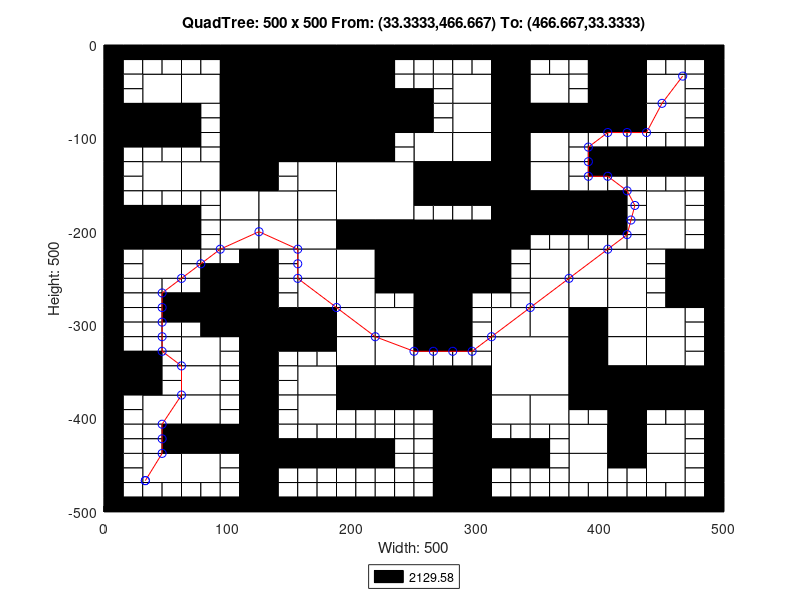

Recreate this plot in MATLAB.
axis([0 500 -500 0]);
title('QuadTree: 500 x 500 From: (33.3333,466.667) To: (466.667,33.3333)');
xlabel('Width: 500');
ylabel('Height: 500');
rectangle('Position',[125 -62.5 62.5 62.5], 'FaceColor',[0 0 0]);
rectangle('Position',[125 -125 62.5 62.5], 'FaceColor',[0 0 0]);
rectangle('Position',[187.5 -187.5 62.5 62.5], 'FaceColor',[1 1 1]);
rectangle('Position',[250 -250 62.5 62.5], 'FaceColor',[0 0 0]);
rectangle('Position',[312.5 -375 62.5 62.5], 'FaceColor',[1 1 1]);
rectangle('Position',[31.25 -62.5 31.25 31.25], 'FaceColor',[1 1 1]);
rectangle('Position',[93.75 -31.25 31.25 31.25], 'FaceColor',[0 0 0]);
rectangle('Position',[62.5 -62.5 31.25 31.25], 'FaceColor',[1 1 1]);
rectangle('Position',[93.75 -62.5 31.25 31.25], 'FaceColor',[0 0 0]);
rectangle('Position',[0 -93.75 31.25 31.25], 'FaceColor',[0 0 0]);
rectangle('Position',[31.25 -93.75 31.25 31.25], 'FaceColor',[0 0 0]);
rectangle('Position',[93.75 -93.75 31.25 31.25], 'FaceColor',[0 0 0]);
rectangle('Position',[93.75 -125 31.25 31.25], 'FaceColor',[0 0 0]);
rectangle('Position',[187.5 -31.25 31.25 31.25], 'FaceColor',[0 0 0]);
rectangle('Position',[187.5 -62.5 31.25 31.25], 'FaceColor',[0 0 0]);
rectangle('Position',[187.5 -93.75 31.25 31.25], 'FaceColor',[0 0 0]);
rectangle('Position',[218.75 -93.75 31.25 31.25], 'FaceColor',[0 0 0]);
rectangle('Position',[187.5 -125 31.25 31.25], 'FaceColor',[0 0 0]);
rectangle('Position',[31.25 -156.25 31.25 31.25], 'FaceColor',[1 1 1]);
rectangle('Position',[62.5 -156.25 31.25 31.25], 'FaceColor',[1 1 1]);
rectangle('Position',[93.75 -156.25 31.25 31.25], 'FaceColor',[0 0 0]);
rectangle('Position',[93.75 -187.5 31.25 31.25], 'FaceColor',[1 1 1]);
rectangle('Position',[0 -218.75 31.25 31.25], 'FaceColor',[0 0 0]);
rectangle('Position',[31.25 -218.75 31.25 31.25], 'FaceColor',[0 0 0]);
rectangle('Position',[31.25 -250 31.25 31.25], 'FaceColor',[1 1 1]);
rectangle('Position',[93.75 -218.75 31.25 31.25], 'FaceColor',[1 1 1]);
rectangle('Position',[156.25 -156.25 31.25 31.25], 'FaceColor',[1 1 1]);
rectangle('Position',[125 -187.5 31.25 31.25], 'FaceColor',[1 1 1]);
rectangle('Position',[156.25 -187.5 31.25 31.25], 'FaceColor',[1 1 1]);
rectangle('Position',[125 -218.75 31.25 31.25], 'FaceColor',[1 1 1]);
rectangle('Position',[156.25 -218.75 31.25 31.25], 'FaceColor',[1 1 1]);
rectangle('Position',[156.25 -250 31.25 31.25], 'FaceColor',[1 1 1]);
rectangle('Position',[187.5 -218.75 31.25 31.25], 'FaceColor',[0 0 0]);
rectangle('Position',[218.75 -218.75 31.25 31.25], 'FaceColor',[0 0 0]);
rectangle('Position',[187.5 -250 31.25 31.25], 'FaceColor',[1 1 1]);
rectangle('Position',[218.75 -250 31.25 31.25], 'FaceColor',[0 0 0]);
rectangle('Position',[281.25 -62.5 31.25 31.25], 'FaceColor',[1 1 1]);
rectangle('Position',[312.5 -31.25 31.25 31.25], 'FaceColor',[0 0 0]);
rectangle('Position',[312.5 -62.5 31.25 31.25], 'FaceColor',[0 0 0]);
rectangle('Position',[343.75 -62.5 31.25 31.25], 'FaceColor',[1 1 1]);
rectangle('Position',[281.25 -93.75 31.25 31.25], 'FaceColor',[1 1 1]);
rectangle('Position',[250 -125 31.25 31.25], 'FaceColor',[1 1 1]);
rectangle('Position',[281.25 -125 31.25 31.25], 'FaceColor',[1 1 1]);
rectangle('Position',[312.5 -93.75 31.25 31.25], 'FaceColor',[0 0 0]);
rectangle('Position',[343.75 -93.75 31.25 31.25], 'FaceColor',[0 0 0]);
rectangle('Position',[312.5 -125 31.25 31.25], 'FaceColor',[0 0 0]);
rectangle('Position',[343.75 -125 31.25 31.25], 'FaceColor',[1 1 1]);
rectangle('Position',[406.25 -31.25 31.25 31.25], 'FaceColor',[0 0 0]);
rectangle('Position',[406.25 -62.5 31.25 31.25], 'FaceColor',[0 0 0]);
rectangle('Position',[437.5 -62.5 31.25 31.25], 'FaceColor',[1 1 1]);
rectangle('Position',[375 -93.75 31.25 31.25], 'FaceColor',[0 0 0]);
rectangle('Position',[406.25 -93.75 31.25 31.25], 'FaceColor',[0 0 0]);
rectangle('Position',[437.5 -93.75 31.25 31.25], 'FaceColor',[1 1 1]);
rectangle('Position',[250 -156.25 31.25 31.25], 'FaceColor',[0 0 0]);
rectangle('Position',[281.25 -156.25 31.25 31.25], 'FaceColor',[0 0 0]);
rectangle('Position',[312.5 -156.25 31.25 31.25], 'FaceColor',[0 0 0]);
rectangle('Position',[343.75 -156.25 31.25 31.25], 'FaceColor',[1 1 1]);
rectangle('Position',[312.5 -187.5 31.25 31.25], 'FaceColor',[0 0 0]);
rectangle('Position',[343.75 -187.5 31.25 31.25], 'FaceColor',[0 0 0]);
rectangle('Position',[312.5 -218.75 31.25 31.25], 'FaceColor',[0 0 0]);
rectangle('Position',[343.75 -250 31.25 31.25], 'FaceColor',[1 1 1]);
rectangle('Position',[375 -187.5 31.25 31.25], 'FaceColor',[0 0 0]);
rectangle('Position',[437.5 -187.5 31.25 31.25], 'FaceColor',[1 1 1]);
rectangle('Position',[375 -250 31.25 31.25], 'FaceColor',[1 1 1]);
rectangle('Position',[406.25 -250 31.25 31.25], 'FaceColor',[1 1 1]);
rectangle('Position',[437.5 -218.75 31.25 31.25], 'FaceColor',[1 1 1]);
rectangle('Position',[468.75 -250 31.25 31.25], 'FaceColor',[0 0 0]);
rectangle('Position',[93.75 -281.25 31.25 31.25], 'FaceColor',[0 0 0]);
rectangle('Position',[93.75 -312.5 31.25 31.25], 'FaceColor',[0 0 0]);
rectangle('Position',[0 -375 31.25 31.25], 'FaceColor',[0 0 0]);
rectangle('Position',[62.5 -343.75 31.25 31.25], 'FaceColor',[1 1 1]);
rectangle('Position',[62.5 -375 31.25 31.25], 'FaceColor',[1 1 1]);
rectangle('Position',[156.25 -281.25 31.25 31.25], 'FaceColor',[1 1 1]);
rectangle('Position',[125 -312.5 31.25 31.25], 'FaceColor',[0 0 0]);
rectangle('Position',[156.25 -312.5 31.25 31.25], 'FaceColor',[0 0 0]);
rectangle('Position',[187.5 -281.25 31.25 31.25], 'FaceColor',[1 1 1]);
rectangle('Position',[187.5 -312.5 31.25 31.25], 'FaceColor',[1 1 1]);
rectangle('Position',[218.75 -312.5 31.25 31.25], 'FaceColor',[1 1 1]);
rectangle('Position',[156.25 -375 31.25 31.25], 'FaceColor',[1 1 1]);
rectangle('Position',[187.5 -343.75 31.25 31.25], 'FaceColor',[1 1 1]);
rectangle('Position',[218.75 -343.75 31.25 31.25], 'FaceColor',[1 1 1]);
rectangle('Position',[187.5 -375 31.25 31.25], 'FaceColor',[0 0 0]);
rectangle('Position',[218.75 -375 31.25 31.25], 'FaceColor',[0 0 0]);
rectangle('Position',[31.25 -406.25 31.25 31.25], 'FaceColor',[1 1 1]);
rectangle('Position',[62.5 -406.25 31.25 31.25], 'FaceColor',[1 1 1]);
rectangle('Position',[62.5 -437.5 31.25 31.25], 'FaceColor',[0 0 0]);
rectangle('Position',[93.75 -437.5 31.25 31.25], 'FaceColor',[0 0 0]);
rectangle('Position',[31.25 -468.75 31.25 31.25], 'FaceColor',[1 1 1]);
rectangle('Position',[62.5 -468.75 31.25 31.25], 'FaceColor',[1 1 1]);
rectangle('Position',[156.25 -406.25 31.25 31.25], 'FaceColor',[1 1 1]);
rectangle('Position',[250 -281.25 31.25 31.25], 'FaceColor',[0 0 0]);
rectangle('Position',[250 -312.5 31.25 31.25], 'FaceColor',[0 0 0]);
rectangle('Position',[343.75 -281.25 31.25 31.25], 'FaceColor',[1 1 1]);
rectangle('Position',[312.5 -312.5 31.25 31.25], 'FaceColor',[1 1 1]);
rectangle('Position',[343.75 -312.5 31.25 31.25], 'FaceColor',[1 1 1]);
rectangle('Position',[250 -375 31.25 31.25], 'FaceColor',[0 0 0]);
rectangle('Position',[281.25 -375 31.25 31.25], 'FaceColor',[0 0 0]);
rectangle('Position',[375 -281.25 31.25 31.25], 'FaceColor',[1 1 1]);
rectangle('Position',[406.25 -281.25 31.25 31.25], 'FaceColor',[1 1 1]);
rectangle('Position',[375 -312.5 31.25 31.25], 'FaceColor',[0 0 0]);
rectangle('Position',[406.25 -312.5 31.25 31.25], 'FaceColor',[1 1 1]);
rectangle('Position',[468.75 -281.25 31.25 31.25], 'FaceColor',[0 0 0]);
rectangle('Position',[437.5 -312.5 31.25 31.25], 'FaceColor',[1 1 1]);
rectangle('Position',[375 -343.75 31.25 31.25], 'FaceColor',[0 0 0]);
rectangle('Position',[406.25 -343.75 31.25 31.25], 'FaceColor',[1 1 1]);
rectangle('Position',[375 -375 31.25 31.25], 'FaceColor',[0 0 0]);
rectangle('Position',[406.25 -375 31.25 31.25], 'FaceColor',[0 0 0]);
rectangle('Position',[437.5 -343.75 31.25 31.25], 'FaceColor',[1 1 1]);
rectangle('Position',[437.5 -375 31.25 31.25], 'FaceColor',[0 0 0]);
rectangle('Position',[468.75 -375 31.25 31.25], 'FaceColor',[0 0 0]);
rectangle('Position',[281.25 -406.25 31.25 31.25], 'FaceColor',[0 0 0]);
rectangle('Position',[281.25 -437.5 31.25 31.25], 'FaceColor',[0 0 0]);
rectangle('Position',[312.5 -406.25 31.25 31.25], 'FaceColor',[1 1 1]);
rectangle('Position',[343.75 -406.25 31.25 31.25], 'FaceColor',[1 1 1]);
rectangle('Position',[281.25 -468.75 31.25 31.25], 'FaceColor',[0 0 0]);
rectangle('Position',[281.25 -500 31.25 31.25], 'FaceColor',[0 0 0]);
rectangle('Position',[406.25 -406.25 31.25 31.25], 'FaceColor',[0 0 0]);
rectangle('Position',[375 -437.5 31.25 31.25], 'FaceColor',[1 1 1]);
rectangle('Position',[406.25 -437.5 31.25 31.25], 'FaceColor',[0 0 0]);
rectangle('Position',[437.5 -437.5 31.25 31.25], 'FaceColor',[1 1 1]);
rectangle('Position',[375 -468.75 31.25 31.25], 'FaceColor',[1 1 1]);
rectangle('Position',[437.5 -468.75 31.25 31.25], 'FaceColor',[1 1 1]);
rectangle('Position',[0 -15.625 15.625 15.625], 'FaceColor',[0 0 0]);
rectangle('Position',[15.625 -15.625 15.625 15.625], 'FaceColor',[0 0 0]);
rectangle('Position',[0 -31.25 15.625 15.625], 'FaceColor',[0 0 0]);
rectangle('Position',[15.625 -31.25 15.625 15.625], 'FaceColor',[1 1 1]);
rectangle('Position',[31.25 -15.625 15.625 15.625], 'FaceColor',[0 0 0]);
rectangle('Position',[46.875 -15.625 15.625 15.625], 'FaceColor',[0 0 0]);
rectangle('Position',[31.25 -31.25 15.625 15.625], 'FaceColor',[1 1 1]);
rectangle('Position',[46.875 -31.25 15.625 15.625], 'FaceColor',[1 1 1]);
rectangle('Position',[0 -46.875 15.625 15.625], 'FaceColor',[0 0 0]);
rectangle('Position',[15.625 -46.875 15.625 15.625], 'FaceColor',[1 1 1]);
rectangle('Position',[0 -62.5 15.625 15.625], 'FaceColor',[0 0 0]);
rectangle('Position',[15.625 -62.5 15.625 15.625], 'FaceColor',[1 1 1]);
rectangle('Position',[62.5 -15.625 15.625 15.625], 'FaceColor',[0 0 0]);
rectangle('Position',[78.125 -15.625 15.625 15.625], 'FaceColor',[0 0 0]);
rectangle('Position',[62.5 -31.25 15.625 15.625], 'FaceColor',[1 1 1]);
rectangle('Position',[78.125 -31.25 15.625 15.625], 'FaceColor',[1 1 1]);
rectangle('Position',[0 -109.375 15.625 15.625], 'FaceColor',[0 0 0]);
rectangle('Position',[15.625 -109.375 15.625 15.625], 'FaceColor',[0 0 0]);
rectangle('Position',[0 -125 15.625 15.625], 'FaceColor',[0 0 0]);
rectangle('Position',[15.625 -125 15.625 15.625], 'FaceColor',[1 1 1]);
rectangle('Position',[31.25 -109.375 15.625 15.625], 'FaceColor',[0 0 0]);
rectangle('Position',[46.875 -109.375 15.625 15.625], 'FaceColor',[0 0 0]);
rectangle('Position',[31.25 -125 15.625 15.625], 'FaceColor',[1 1 1]);
rectangle('Position',[46.875 -125 15.625 15.625], 'FaceColor',[1 1 1]);
rectangle('Position',[62.5 -78.125 15.625 15.625], 'FaceColor',[0 0 0]);
rectangle('Position',[78.125 -78.125 15.625 15.625], 'FaceColor',[1 1 1]);
rectangle('Position',[62.5 -93.75 15.625 15.625], 'FaceColor',[0 0 0]);
rectangle('Position',[78.125 -93.75 15.625 15.625], 'FaceColor',[1 1 1]);
rectangle('Position',[62.5 -109.375 15.625 15.625], 'FaceColor',[0 0 0]);
rectangle('Position',[78.125 -109.375 15.625 15.625], 'FaceColor',[1 1 1]);
rectangle('Position',[62.5 -125 15.625 15.625], 'FaceColor',[1 1 1]);
rectangle('Position',[78.125 -125 15.625 15.625], 'FaceColor',[1 1 1]);
rectangle('Position',[218.75 -15.625 15.625 15.625], 'FaceColor',[0 0 0]);
rectangle('Position',[234.375 -15.625 15.625 15.625], 'FaceColor',[0 0 0]);
rectangle('Position',[218.75 -31.25 15.625 15.625], 'FaceColor',[0 0 0]);
rectangle('Position',[234.375 -31.25 15.625 15.625], 'FaceColor',[1 1 1]);
rectangle('Position',[218.75 -46.875 15.625 15.625], 'FaceColor',[0 0 0]);
rectangle('Position',[234.375 -46.875 15.625 15.625], 'FaceColor',[1 1 1]);
rectangle('Position',[218.75 -62.5 15.625 15.625], 'FaceColor',[0 0 0]);
rectangle('Position',[234.375 -62.5 15.625 15.625], 'FaceColor',[0 0 0]);
rectangle('Position',[218.75 -109.375 15.625 15.625], 'FaceColor',[0 0 0]);
rectangle('Position',[234.375 -109.375 15.625 15.625], 'FaceColor',[1 1 1]);
rectangle('Position',[218.75 -125 15.625 15.625], 'FaceColor',[0 0 0]);
rectangle('Position',[234.375 -125 15.625 15.625], 'FaceColor',[1 1 1]);
rectangle('Position',[0 -140.625 15.625 15.625], 'FaceColor',[0 0 0]);
rectangle('Position',[15.625 -140.625 15.625 15.625], 'FaceColor',[1 1 1]);
rectangle('Position',[0 -156.25 15.625 15.625], 'FaceColor',[0 0 0]);
rectangle('Position',[15.625 -156.25 15.625 15.625], 'FaceColor',[1 1 1]);
rectangle('Position',[0 -171.875 15.625 15.625], 'FaceColor',[0 0 0]);
rectangle('Position',[15.625 -171.875 15.625 15.625], 'FaceColor',[1 1 1]);
rectangle('Position',[0 -187.5 15.625 15.625], 'FaceColor',[0 0 0]);
rectangle('Position',[15.625 -187.5 15.625 15.625], 'FaceColor',[0 0 0]);
rectangle('Position',[31.25 -171.875 15.625 15.625], 'FaceColor',[1 1 1]);
rectangle('Position',[46.875 -171.875 15.625 15.625], 'FaceColor',[1 1 1]);
rectangle('Position',[31.25 -187.5 15.625 15.625], 'FaceColor',[0 0 0]);
rectangle('Position',[46.875 -187.5 15.625 15.625], 'FaceColor',[0 0 0]);
rectangle('Position',[62.5 -171.875 15.625 15.625], 'FaceColor',[1 1 1]);
rectangle('Position',[78.125 -171.875 15.625 15.625], 'FaceColor',[1 1 1]);
rectangle('Position',[62.5 -187.5 15.625 15.625], 'FaceColor',[0 0 0]);
rectangle('Position',[78.125 -187.5 15.625 15.625], 'FaceColor',[1 1 1]);
rectangle('Position',[0 -234.375 15.625 15.625], 'FaceColor',[0 0 0]);
rectangle('Position',[15.625 -234.375 15.625 15.625], 'FaceColor',[1 1 1]);
rectangle('Position',[0 -250 15.625 15.625], 'FaceColor',[0 0 0]);
rectangle('Position',[15.625 -250 15.625 15.625], 'FaceColor',[1 1 1]);
rectangle('Position',[62.5 -203.125 15.625 15.625], 'FaceColor',[0 0 0]);
rectangle('Position',[78.125 -203.125 15.625 15.625], 'FaceColor',[1 1 1]);
rectangle('Position',[62.5 -218.75 15.625 15.625], 'FaceColor',[0 0 0]);
rectangle('Position',[78.125 -218.75 15.625 15.625], 'FaceColor',[1 1 1]);
rectangle('Position',[62.5 -234.375 15.625 15.625], 'FaceColor',[1 1 1]);
rectangle('Position',[78.125 -234.375 15.625 15.625], 'FaceColor',[1 1 1]);
rectangle('Position',[62.5 -250 15.625 15.625], 'FaceColor',[1 1 1]);
rectangle('Position',[78.125 -250 15.625 15.625], 'FaceColor',[0 0 0]);
rectangle('Position',[93.75 -234.375 15.625 15.625], 'FaceColor',[1 1 1]);
rectangle('Position',[109.375 -234.375 15.625 15.625], 'FaceColor',[0 0 0]);
rectangle('Position',[93.75 -250 15.625 15.625], 'FaceColor',[0 0 0]);
rectangle('Position',[109.375 -250 15.625 15.625], 'FaceColor',[0 0 0]);
rectangle('Position',[125 -140.625 15.625 15.625], 'FaceColor',[0 0 0]);
rectangle('Position',[140.625 -140.625 15.625 15.625], 'FaceColor',[1 1 1]);
rectangle('Position',[125 -156.25 15.625 15.625], 'FaceColor',[0 0 0]);
rectangle('Position',[140.625 -156.25 15.625 15.625], 'FaceColor',[1 1 1]);
rectangle('Position',[125 -234.375 15.625 15.625], 'FaceColor',[0 0 0]);
rectangle('Position',[140.625 -234.375 15.625 15.625], 'FaceColor',[1 1 1]);
rectangle('Position',[125 -250 15.625 15.625], 'FaceColor',[0 0 0]);
rectangle('Position',[140.625 -250 15.625 15.625], 'FaceColor',[1 1 1]);
rectangle('Position',[250 -15.625 15.625 15.625], 'FaceColor',[0 0 0]);
rectangle('Position',[265.625 -15.625 15.625 15.625], 'FaceColor',[0 0 0]);
rectangle('Position',[250 -31.25 15.625 15.625], 'FaceColor',[1 1 1]);
rectangle('Position',[265.625 -31.25 15.625 15.625], 'FaceColor',[1 1 1]);
rectangle('Position',[281.25 -15.625 15.625 15.625], 'FaceColor',[0 0 0]);
rectangle('Position',[296.875 -15.625 15.625 15.625], 'FaceColor',[0 0 0]);
rectangle('Position',[281.25 -31.25 15.625 15.625], 'FaceColor',[1 1 1]);
rectangle('Position',[296.875 -31.25 15.625 15.625], 'FaceColor',[1 1 1]);
rectangle('Position',[250 -46.875 15.625 15.625], 'FaceColor',[1 1 1]);
rectangle('Position',[265.625 -46.875 15.625 15.625], 'FaceColor',[1 1 1]);
rectangle('Position',[250 -62.5 15.625 15.625], 'FaceColor',[0 0 0]);
rectangle('Position',[265.625 -62.5 15.625 15.625], 'FaceColor',[1 1 1]);
rectangle('Position',[343.75 -15.625 15.625 15.625], 'FaceColor',[0 0 0]);
rectangle('Position',[359.375 -15.625 15.625 15.625], 'FaceColor',[0 0 0]);
rectangle('Position',[343.75 -31.25 15.625 15.625], 'FaceColor',[1 1 1]);
rectangle('Position',[359.375 -31.25 15.625 15.625], 'FaceColor',[1 1 1]);
rectangle('Position',[250 -78.125 15.625 15.625], 'FaceColor',[0 0 0]);
rectangle('Position',[265.625 -78.125 15.625 15.625], 'FaceColor',[1 1 1]);
rectangle('Position',[250 -93.75 15.625 15.625], 'FaceColor',[0 0 0]);
rectangle('Position',[265.625 -93.75 15.625 15.625], 'FaceColor',[1 1 1]);
rectangle('Position',[375 -15.625 15.625 15.625], 'FaceColor',[0 0 0]);
rectangle('Position',[390.625 -15.625 15.625 15.625], 'FaceColor',[0 0 0]);
rectangle('Position',[375 -31.25 15.625 15.625], 'FaceColor',[1 1 1]);
rectangle('Position',[390.625 -31.25 15.625 15.625], 'FaceColor',[0 0 0]);
rectangle('Position',[375 -46.875 15.625 15.625], 'FaceColor',[1 1 1]);
rectangle('Position',[390.625 -46.875 15.625 15.625], 'FaceColor',[0 0 0]);
rectangle('Position',[375 -62.5 15.625 15.625], 'FaceColor',[1 1 1]);
rectangle('Position',[390.625 -62.5 15.625 15.625], 'FaceColor',[0 0 0]);
rectangle('Position',[437.5 -15.625 15.625 15.625], 'FaceColor',[0 0 0]);
rectangle('Position',[453.125 -15.625 15.625 15.625], 'FaceColor',[0 0 0]);
rectangle('Position',[437.5 -31.25 15.625 15.625], 'FaceColor',[1 1 1]);
rectangle('Position',[453.125 -31.25 15.625 15.625], 'FaceColor',[1 1 1]);
rectangle('Position',[468.75 -15.625 15.625 15.625], 'FaceColor',[0 0 0]);
rectangle('Position',[484.375 -15.625 15.625 15.625], 'FaceColor',[0 0 0]);
rectangle('Position',[468.75 -31.25 15.625 15.625], 'FaceColor',[1 1 1]);
rectangle('Position',[484.375 -31.25 15.625 15.625], 'FaceColor',[0 0 0]);
rectangle('Position',[468.75 -46.875 15.625 15.625], 'FaceColor',[1 1 1]);
rectangle('Position',[484.375 -46.875 15.625 15.625], 'FaceColor',[0 0 0]);
rectangle('Position',[468.75 -62.5 15.625 15.625], 'FaceColor',[1 1 1]);
rectangle('Position',[484.375 -62.5 15.625 15.625], 'FaceColor',[0 0 0]);
rectangle('Position',[375 -109.375 15.625 15.625], 'FaceColor',[1 1 1]);
rectangle('Position',[390.625 -109.375 15.625 15.625], 'FaceColor',[1 1 1]);
rectangle('Position',[375 -125 15.625 15.625], 'FaceColor',[1 1 1]);
rectangle('Position',[390.625 -125 15.625 15.625], 'FaceColor',[0 0 0]);
rectangle('Position',[406.25 -109.375 15.625 15.625], 'FaceColor',[1 1 1]);
rectangle('Position',[421.875 -109.375 15.625 15.625], 'FaceColor',[1 1 1]);
rectangle('Position',[406.25 -125 15.625 15.625], 'FaceColor',[0 0 0]);
rectangle('Position',[421.875 -125 15.625 15.625], 'FaceColor',[0 0 0]);
rectangle('Position',[468.75 -78.125 15.625 15.625], 'FaceColor',[1 1 1]);
rectangle('Position',[484.375 -78.125 15.625 15.625], 'FaceColor',[0 0 0]);
rectangle('Position',[468.75 -93.75 15.625 15.625], 'FaceColor',[1 1 1]);
rectangle('Position',[484.375 -93.75 15.625 15.625], 'FaceColor',[0 0 0]);
rectangle('Position',[437.5 -109.375 15.625 15.625], 'FaceColor',[1 1 1]);
rectangle('Position',[453.125 -109.375 15.625 15.625], 'FaceColor',[1 1 1]);
rectangle('Position',[437.5 -125 15.625 15.625], 'FaceColor',[0 0 0]);
rectangle('Position',[453.125 -125 15.625 15.625], 'FaceColor',[0 0 0]);
rectangle('Position',[468.75 -109.375 15.625 15.625], 'FaceColor',[1 1 1]);
rectangle('Position',[484.375 -109.375 15.625 15.625], 'FaceColor',[0 0 0]);
rectangle('Position',[468.75 -125 15.625 15.625], 'FaceColor',[0 0 0]);
rectangle('Position',[484.375 -125 15.625 15.625], 'FaceColor',[0 0 0]);
rectangle('Position',[250 -171.875 15.625 15.625], 'FaceColor',[0 0 0]);
rectangle('Position',[265.625 -171.875 15.625 15.625], 'FaceColor',[0 0 0]);
rectangle('Position',[250 -187.5 15.625 15.625], 'FaceColor',[1 1 1]);
rectangle('Position',[265.625 -187.5 15.625 15.625], 'FaceColor',[1 1 1]);
rectangle('Position',[281.25 -171.875 15.625 15.625], 'FaceColor',[0 0 0]);
rectangle('Position',[296.875 -171.875 15.625 15.625], 'FaceColor',[0 0 0]);
rectangle('Position',[281.25 -187.5 15.625 15.625], 'FaceColor',[1 1 1]);
rectangle('Position',[296.875 -187.5 15.625 15.625], 'FaceColor',[1 1 1]);
rectangle('Position',[343.75 -203.125 15.625 15.625], 'FaceColor',[0 0 0]);
rectangle('Position',[359.375 -203.125 15.625 15.625], 'FaceColor',[0 0 0]);
rectangle('Position',[343.75 -218.75 15.625 15.625], 'FaceColor',[1 1 1]);
rectangle('Position',[359.375 -218.75 15.625 15.625], 'FaceColor',[1 1 1]);
rectangle('Position',[312.5 -234.375 15.625 15.625], 'FaceColor',[0 0 0]);
rectangle('Position',[328.125 -234.375 15.625 15.625], 'FaceColor',[1 1 1]);
rectangle('Position',[312.5 -250 15.625 15.625], 'FaceColor',[0 0 0]);
rectangle('Position',[328.125 -250 15.625 15.625], 'FaceColor',[1 1 1]);
rectangle('Position',[375 -140.625 15.625 15.625], 'FaceColor',[1 1 1]);
rectangle('Position',[390.625 -140.625 15.625 15.625], 'FaceColor',[0 0 0]);
rectangle('Position',[375 -156.25 15.625 15.625], 'FaceColor',[1 1 1]);
rectangle('Position',[390.625 -156.25 15.625 15.625], 'FaceColor',[1 1 1]);
rectangle('Position',[406.25 -140.625 15.625 15.625], 'FaceColor',[0 0 0]);
rectangle('Position',[421.875 -140.625 15.625 15.625], 'FaceColor',[0 0 0]);
rectangle('Position',[406.25 -156.25 15.625 15.625], 'FaceColor',[1 1 1]);
rectangle('Position',[421.875 -156.25 15.625 15.625], 'FaceColor',[1 1 1]);
rectangle('Position',[406.25 -171.875 15.625 15.625], 'FaceColor',[0 0 0]);
rectangle('Position',[421.875 -171.875 15.625 15.625], 'FaceColor',[1 1 1]);
rectangle('Position',[406.25 -187.5 15.625 15.625], 'FaceColor',[0 0 0]);
rectangle('Position',[421.875 -187.5 15.625 15.625], 'FaceColor',[1 1 1]);
rectangle('Position',[437.5 -140.625 15.625 15.625], 'FaceColor',[0 0 0]);
rectangle('Position',[453.125 -140.625 15.625 15.625], 'FaceColor',[0 0 0]);
rectangle('Position',[437.5 -156.25 15.625 15.625], 'FaceColor',[1 1 1]);
rectangle('Position',[453.125 -156.25 15.625 15.625], 'FaceColor',[1 1 1]);
rectangle('Position',[468.75 -140.625 15.625 15.625], 'FaceColor',[0 0 0]);
rectangle('Position',[484.375 -140.625 15.625 15.625], 'FaceColor',[0 0 0]);
rectangle('Position',[468.75 -156.25 15.625 15.625], 'FaceColor',[1 1 1]);
rectangle('Position',[484.375 -156.25 15.625 15.625], 'FaceColor',[0 0 0]);
rectangle('Position',[468.75 -171.875 15.625 15.625], 'FaceColor',[1 1 1]);
rectangle('Position',[484.375 -171.875 15.625 15.625], 'FaceColor',[0 0 0]);
rectangle('Position',[468.75 -187.5 15.625 15.625], 'FaceColor',[1 1 1]);
rectangle('Position',[484.375 -187.5 15.625 15.625], 'FaceColor',[0 0 0]);
rectangle('Position',[375 -203.125 15.625 15.625], 'FaceColor',[0 0 0]);
rectangle('Position',[390.625 -203.125 15.625 15.625], 'FaceColor',[0 0 0]);
rectangle('Position',[375 -218.75 15.625 15.625], 'FaceColor',[1 1 1]);
rectangle('Position',[390.625 -218.75 15.625 15.625], 'FaceColor',[1 1 1]);
rectangle('Position',[406.25 -203.125 15.625 15.625], 'FaceColor',[0 0 0]);
rectangle('Position',[421.875 -203.125 15.625 15.625], 'FaceColor',[1 1 1]);
rectangle('Position',[406.25 -218.75 15.625 15.625], 'FaceColor',[1 1 1]);
rectangle('Position',[421.875 -218.75 15.625 15.625], 'FaceColor',[1 1 1]);
rectangle('Position',[468.75 -203.125 15.625 15.625], 'FaceColor',[1 1 1]);
rectangle('Position',[484.375 -203.125 15.625 15.625], 'FaceColor',[0 0 0]);
rectangle('Position',[468.75 -218.75 15.625 15.625], 'FaceColor',[1 1 1]);
rectangle('Position',[484.375 -218.75 15.625 15.625], 'FaceColor',[0 0 0]);
rectangle('Position',[437.5 -234.375 15.625 15.625], 'FaceColor',[1 1 1]);
rectangle('Position',[453.125 -234.375 15.625 15.625], 'FaceColor',[0 0 0]);
rectangle('Position',[437.5 -250 15.625 15.625], 'FaceColor',[1 1 1]);
rectangle('Position',[453.125 -250 15.625 15.625], 'FaceColor',[0 0 0]);
rectangle('Position',[0 -265.625 15.625 15.625], 'FaceColor',[0 0 0]);
rectangle('Position',[15.625 -265.625 15.625 15.625], 'FaceColor',[1 1 1]);
rectangle('Position',[0 -281.25 15.625 15.625], 'FaceColor',[0 0 0]);
rectangle('Position',[15.625 -281.25 15.625 15.625], 'FaceColor',[1 1 1]);
rectangle('Position',[31.25 -265.625 15.625 15.625], 'FaceColor',[1 1 1]);
rectangle('Position',[46.875 -265.625 15.625 15.625], 'FaceColor',[1 1 1]);
rectangle('Position',[31.25 -281.25 15.625 15.625], 'FaceColor',[1 1 1]);
rectangle('Position',[46.875 -281.25 15.625 15.625], 'FaceColor',[0 0 0]);
rectangle('Position',[0 -296.875 15.625 15.625], 'FaceColor',[0 0 0]);
rectangle('Position',[15.625 -296.875 15.625 15.625], 'FaceColor',[1 1 1]);
rectangle('Position',[0 -312.5 15.625 15.625], 'FaceColor',[0 0 0]);
rectangle('Position',[15.625 -312.5 15.625 15.625], 'FaceColor',[1 1 1]);
rectangle('Position',[31.25 -296.875 15.625 15.625], 'FaceColor',[1 1 1]);
rectangle('Position',[46.875 -296.875 15.625 15.625], 'FaceColor',[0 0 0]);
rectangle('Position',[31.25 -312.5 15.625 15.625], 'FaceColor',[1 1 1]);
rectangle('Position',[46.875 -312.5 15.625 15.625], 'FaceColor',[1 1 1]);
rectangle('Position',[62.5 -265.625 15.625 15.625], 'FaceColor',[1 1 1]);
rectangle('Position',[78.125 -265.625 15.625 15.625], 'FaceColor',[0 0 0]);
rectangle('Position',[62.5 -281.25 15.625 15.625], 'FaceColor',[0 0 0]);
rectangle('Position',[78.125 -281.25 15.625 15.625], 'FaceColor',[0 0 0]);
rectangle('Position',[62.5 -296.875 15.625 15.625], 'FaceColor',[0 0 0]);
rectangle('Position',[78.125 -296.875 15.625 15.625], 'FaceColor',[0 0 0]);
rectangle('Position',[62.5 -312.5 15.625 15.625], 'FaceColor',[1 1 1]);
rectangle('Position',[78.125 -312.5 15.625 15.625], 'FaceColor',[0 0 0]);
rectangle('Position',[0 -328.125 15.625 15.625], 'FaceColor',[0 0 0]);
rectangle('Position',[15.625 -328.125 15.625 15.625], 'FaceColor',[1 1 1]);
rectangle('Position',[0 -343.75 15.625 15.625], 'FaceColor',[0 0 0]);
rectangle('Position',[15.625 -343.75 15.625 15.625], 'FaceColor',[0 0 0]);
rectangle('Position',[31.25 -328.125 15.625 15.625], 'FaceColor',[1 1 1]);
rectangle('Position',[46.875 -328.125 15.625 15.625], 'FaceColor',[1 1 1]);
rectangle('Position',[31.25 -343.75 15.625 15.625], 'FaceColor',[0 0 0]);
rectangle('Position',[46.875 -343.75 15.625 15.625], 'FaceColor',[1 1 1]);
rectangle('Position',[31.25 -359.375 15.625 15.625], 'FaceColor',[0 0 0]);
rectangle('Position',[46.875 -359.375 15.625 15.625], 'FaceColor',[1 1 1]);
rectangle('Position',[31.25 -375 15.625 15.625], 'FaceColor',[0 0 0]);
rectangle('Position',[46.875 -375 15.625 15.625], 'FaceColor',[1 1 1]);
rectangle('Position',[93.75 -328.125 15.625 15.625], 'FaceColor',[1 1 1]);
rectangle('Position',[109.375 -328.125 15.625 15.625], 'FaceColor',[0 0 0]);
rectangle('Position',[93.75 -343.75 15.625 15.625], 'FaceColor',[1 1 1]);
rectangle('Position',[109.375 -343.75 15.625 15.625], 'FaceColor',[0 0 0]);
rectangle('Position',[93.75 -359.375 15.625 15.625], 'FaceColor',[1 1 1]);
rectangle('Position',[109.375 -359.375 15.625 15.625], 'FaceColor',[0 0 0]);
rectangle('Position',[93.75 -375 15.625 15.625], 'FaceColor',[1 1 1]);
rectangle('Position',[109.375 -375 15.625 15.625], 'FaceColor',[0 0 0]);
rectangle('Position',[125 -265.625 15.625 15.625], 'FaceColor',[0 0 0]);
rectangle('Position',[140.625 -265.625 15.625 15.625], 'FaceColor',[1 1 1]);
rectangle('Position',[125 -281.25 15.625 15.625], 'FaceColor',[0 0 0]);
rectangle('Position',[140.625 -281.25 15.625 15.625], 'FaceColor',[1 1 1]);
rectangle('Position',[218.75 -265.625 15.625 15.625], 'FaceColor',[0 0 0]);
rectangle('Position',[234.375 -265.625 15.625 15.625], 'FaceColor',[0 0 0]);
rectangle('Position',[218.75 -281.25 15.625 15.625], 'FaceColor',[1 1 1]);
rectangle('Position',[234.375 -281.25 15.625 15.625], 'FaceColor',[1 1 1]);
rectangle('Position',[125 -328.125 15.625 15.625], 'FaceColor',[0 0 0]);
rectangle('Position',[140.625 -328.125 15.625 15.625], 'FaceColor',[0 0 0]);
rectangle('Position',[125 -343.75 15.625 15.625], 'FaceColor',[0 0 0]);
rectangle('Position',[140.625 -343.75 15.625 15.625], 'FaceColor',[1 1 1]);
rectangle('Position',[156.25 -328.125 15.625 15.625], 'FaceColor',[0 0 0]);
rectangle('Position',[171.875 -328.125 15.625 15.625], 'FaceColor',[0 0 0]);
rectangle('Position',[156.25 -343.75 15.625 15.625], 'FaceColor',[1 1 1]);
rectangle('Position',[171.875 -343.75 15.625 15.625], 'FaceColor',[1 1 1]);
rectangle('Position',[125 -359.375 15.625 15.625], 'FaceColor',[0 0 0]);
rectangle('Position',[140.625 -359.375 15.625 15.625], 'FaceColor',[1 1 1]);
rectangle('Position',[125 -375 15.625 15.625], 'FaceColor',[0 0 0]);
rectangle('Position',[140.625 -375 15.625 15.625], 'FaceColor',[1 1 1]);
rectangle('Position',[0 -390.625 15.625 15.625], 'FaceColor',[0 0 0]);
rectangle('Position',[15.625 -390.625 15.625 15.625], 'FaceColor',[1 1 1]);
rectangle('Position',[0 -406.25 15.625 15.625], 'FaceColor',[0 0 0]);
rectangle('Position',[15.625 -406.25 15.625 15.625], 'FaceColor',[1 1 1]);
rectangle('Position',[0 -421.875 15.625 15.625], 'FaceColor',[0 0 0]);
rectangle('Position',[15.625 -421.875 15.625 15.625], 'FaceColor',[1 1 1]);
rectangle('Position',[0 -437.5 15.625 15.625], 'FaceColor',[0 0 0]);
rectangle('Position',[15.625 -437.5 15.625 15.625], 'FaceColor',[1 1 1]);
rectangle('Position',[31.25 -421.875 15.625 15.625], 'FaceColor',[1 1 1]);
rectangle('Position',[46.875 -421.875 15.625 15.625], 'FaceColor',[0 0 0]);
rectangle('Position',[31.25 -437.5 15.625 15.625], 'FaceColor',[1 1 1]);
rectangle('Position',[46.875 -437.5 15.625 15.625], 'FaceColor',[0 0 0]);
rectangle('Position',[93.75 -390.625 15.625 15.625], 'FaceColor',[1 1 1]);
rectangle('Position',[109.375 -390.625 15.625 15.625], 'FaceColor',[0 0 0]);
rectangle('Position',[93.75 -406.25 15.625 15.625], 'FaceColor',[1 1 1]);
rectangle('Position',[109.375 -406.25 15.625 15.625], 'FaceColor',[0 0 0]);
rectangle('Position',[0 -453.125 15.625 15.625], 'FaceColor',[0 0 0]);
rectangle('Position',[15.625 -453.125 15.625 15.625], 'FaceColor',[1 1 1]);
rectangle('Position',[0 -468.75 15.625 15.625], 'FaceColor',[0 0 0]);
rectangle('Position',[15.625 -468.75 15.625 15.625], 'FaceColor',[1 1 1]);
rectangle('Position',[0 -484.375 15.625 15.625], 'FaceColor',[0 0 0]);
rectangle('Position',[15.625 -484.375 15.625 15.625], 'FaceColor',[1 1 1]);
rectangle('Position',[0 -500 15.625 15.625], 'FaceColor',[0 0 0]);
rectangle('Position',[15.625 -500 15.625 15.625], 'FaceColor',[0 0 0]);
rectangle('Position',[31.25 -484.375 15.625 15.625], 'FaceColor',[1 1 1]);
rectangle('Position',[46.875 -484.375 15.625 15.625], 'FaceColor',[1 1 1]);
rectangle('Position',[31.25 -500 15.625 15.625], 'FaceColor',[0 0 0]);
rectangle('Position',[46.875 -500 15.625 15.625], 'FaceColor',[0 0 0]);
rectangle('Position',[93.75 -453.125 15.625 15.625], 'FaceColor',[1 1 1]);
rectangle('Position',[109.375 -453.125 15.625 15.625], 'FaceColor',[0 0 0]);
rectangle('Position',[93.75 -468.75 15.625 15.625], 'FaceColor',[1 1 1]);
rectangle('Position',[109.375 -468.75 15.625 15.625], 'FaceColor',[0 0 0]);
rectangle('Position',[62.5 -484.375 15.625 15.625], 'FaceColor',[1 1 1]);
rectangle('Position',[78.125 -484.375 15.625 15.625], 'FaceColor',[1 1 1]);
rectangle('Position',[62.5 -500 15.625 15.625], 'FaceColor',[0 0 0]);
rectangle('Position',[78.125 -500 15.625 15.625], 'FaceColor',[0 0 0]);
rectangle('Position',[93.75 -484.375 15.625 15.625], 'FaceColor',[1 1 1]);
rectangle('Position',[109.375 -484.375 15.625 15.625], 'FaceColor',[0 0 0]);
rectangle('Position',[93.75 -500 15.625 15.625], 'FaceColor',[0 0 0]);
rectangle('Position',[109.375 -500 15.625 15.625], 'FaceColor',[0 0 0]);
rectangle('Position',[125 -390.625 15.625 15.625], 'FaceColor',[0 0 0]);
rectangle('Position',[140.625 -390.625 15.625 15.625], 'FaceColor',[1 1 1]);
rectangle('Position',[125 -406.25 15.625 15.625], 'FaceColor',[0 0 0]);
rectangle('Position',[140.625 -406.25 15.625 15.625], 'FaceColor',[1 1 1]);
rectangle('Position',[125 -421.875 15.625 15.625], 'FaceColor',[0 0 0]);
rectangle('Position',[140.625 -421.875 15.625 15.625], 'FaceColor',[1 1 1]);
rectangle('Position',[125 -437.5 15.625 15.625], 'FaceColor',[0 0 0]);
rectangle('Position',[140.625 -437.5 15.625 15.625], 'FaceColor',[0 0 0]);
rectangle('Position',[156.25 -421.875 15.625 15.625], 'FaceColor',[1 1 1]);
rectangle('Position',[171.875 -421.875 15.625 15.625], 'FaceColor',[1 1 1]);
rectangle('Position',[156.25 -437.5 15.625 15.625], 'FaceColor',[0 0 0]);
rectangle('Position',[171.875 -437.5 15.625 15.625], 'FaceColor',[0 0 0]);
rectangle('Position',[187.5 -390.625 15.625 15.625], 'FaceColor',[0 0 0]);
rectangle('Position',[203.125 -390.625 15.625 15.625], 'FaceColor',[0 0 0]);
rectangle('Position',[187.5 -406.25 15.625 15.625], 'FaceColor',[1 1 1]);
rectangle('Position',[203.125 -406.25 15.625 15.625], 'FaceColor',[1 1 1]);
rectangle('Position',[218.75 -390.625 15.625 15.625], 'FaceColor',[0 0 0]);
rectangle('Position',[234.375 -390.625 15.625 15.625], 'FaceColor',[0 0 0]);
rectangle('Position',[218.75 -406.25 15.625 15.625], 'FaceColor',[1 1 1]);
rectangle('Position',[234.375 -406.25 15.625 15.625], 'FaceColor',[1 1 1]);
rectangle('Position',[187.5 -421.875 15.625 15.625], 'FaceColor',[1 1 1]);
rectangle('Position',[203.125 -421.875 15.625 15.625], 'FaceColor',[1 1 1]);
rectangle('Position',[187.5 -437.5 15.625 15.625], 'FaceColor',[0 0 0]);
rectangle('Position',[203.125 -437.5 15.625 15.625], 'FaceColor',[0 0 0]);
rectangle('Position',[218.75 -421.875 15.625 15.625], 'FaceColor',[1 1 1]);
rectangle('Position',[234.375 -421.875 15.625 15.625], 'FaceColor',[1 1 1]);
rectangle('Position',[218.75 -437.5 15.625 15.625], 'FaceColor',[0 0 0]);
rectangle('Position',[234.375 -437.5 15.625 15.625], 'FaceColor',[1 1 1]);
rectangle('Position',[125 -453.125 15.625 15.625], 'FaceColor',[0 0 0]);
rectangle('Position',[140.625 -453.125 15.625 15.625], 'FaceColor',[0 0 0]);
rectangle('Position',[125 -468.75 15.625 15.625], 'FaceColor',[0 0 0]);
rectangle('Position',[140.625 -468.75 15.625 15.625], 'FaceColor',[1 1 1]);
rectangle('Position',[156.25 -453.125 15.625 15.625], 'FaceColor',[0 0 0]);
rectangle('Position',[171.875 -453.125 15.625 15.625], 'FaceColor',[0 0 0]);
rectangle('Position',[156.25 -468.75 15.625 15.625], 'FaceColor',[1 1 1]);
rectangle('Position',[171.875 -468.75 15.625 15.625], 'FaceColor',[1 1 1]);
rectangle('Position',[125 -484.375 15.625 15.625], 'FaceColor',[0 0 0]);
rectangle('Position',[140.625 -484.375 15.625 15.625], 'FaceColor',[1 1 1]);
rectangle('Position',[125 -500 15.625 15.625], 'FaceColor',[0 0 0]);
rectangle('Position',[140.625 -500 15.625 15.625], 'FaceColor',[0 0 0]);
rectangle('Position',[156.25 -484.375 15.625 15.625], 'FaceColor',[1 1 1]);
rectangle('Position',[171.875 -484.375 15.625 15.625], 'FaceColor',[1 1 1]);
rectangle('Position',[156.25 -500 15.625 15.625], 'FaceColor',[0 0 0]);
rectangle('Position',[171.875 -500 15.625 15.625], 'FaceColor',[0 0 0]);
rectangle('Position',[187.5 -453.125 15.625 15.625], 'FaceColor',[0 0 0]);
rectangle('Position',[203.125 -453.125 15.625 15.625], 'FaceColor',[0 0 0]);
rectangle('Position',[187.5 -468.75 15.625 15.625], 'FaceColor',[1 1 1]);
rectangle('Position',[203.125 -468.75 15.625 15.625], 'FaceColor',[1 1 1]);
rectangle('Position',[218.75 -453.125 15.625 15.625], 'FaceColor',[0 0 0]);
rectangle('Position',[234.375 -453.125 15.625 15.625], 'FaceColor',[1 1 1]);
rectangle('Position',[218.75 -468.75 15.625 15.625], 'FaceColor',[1 1 1]);
rectangle('Position',[234.375 -468.75 15.625 15.625], 'FaceColor',[1 1 1]);
rectangle('Position',[187.5 -484.375 15.625 15.625], 'FaceColor',[1 1 1]);
rectangle('Position',[203.125 -484.375 15.625 15.625], 'FaceColor',[1 1 1]);
rectangle('Position',[187.5 -500 15.625 15.625], 'FaceColor',[0 0 0]);
rectangle('Position',[203.125 -500 15.625 15.625], 'FaceColor',[0 0 0]);
rectangle('Position',[218.75 -484.375 15.625 15.625], 'FaceColor',[1 1 1]);
rectangle('Position',[234.375 -484.375 15.625 15.625], 'FaceColor',[1 1 1]);
rectangle('Position',[218.75 -500 15.625 15.625], 'FaceColor',[0 0 0]);
rectangle('Position',[234.375 -500 15.625 15.625], 'FaceColor',[0 0 0]);
rectangle('Position',[281.25 -265.625 15.625 15.625], 'FaceColor',[0 0 0]);
rectangle('Position',[296.875 -265.625 15.625 15.625], 'FaceColor',[0 0 0]);
rectangle('Position',[281.25 -281.25 15.625 15.625], 'FaceColor',[0 0 0]);
rectangle('Position',[296.875 -281.25 15.625 15.625], 'FaceColor',[1 1 1]);
rectangle('Position',[281.25 -296.875 15.625 15.625], 'FaceColor',[0 0 0]);
rectangle('Position',[296.875 -296.875 15.625 15.625], 'FaceColor',[1 1 1]);
rectangle('Position',[281.25 -312.5 15.625 15.625], 'FaceColor',[0 0 0]);
rectangle('Position',[296.875 -312.5 15.625 15.625], 'FaceColor',[1 1 1]);
rectangle('Position',[312.5 -265.625 15.625 15.625], 'FaceColor',[0 0 0]);
rectangle('Position',[328.125 -265.625 15.625 15.625], 'FaceColor',[1 1 1]);
rectangle('Position',[312.5 -281.25 15.625 15.625], 'FaceColor',[1 1 1]);
rectangle('Position',[328.125 -281.25 15.625 15.625], 'FaceColor',[1 1 1]);
rectangle('Position',[250 -328.125 15.625 15.625], 'FaceColor',[0 0 0]);
rectangle('Position',[265.625 -328.125 15.625 15.625], 'FaceColor',[0 0 0]);
rectangle('Position',[250 -343.75 15.625 15.625], 'FaceColor',[1 1 1]);
rectangle('Position',[265.625 -343.75 15.625 15.625], 'FaceColor',[1 1 1]);
rectangle('Position',[281.25 -328.125 15.625 15.625], 'FaceColor',[0 0 0]);
rectangle('Position',[296.875 -328.125 15.625 15.625], 'FaceColor',[1 1 1]);
rectangle('Position',[281.25 -343.75 15.625 15.625], 'FaceColor',[1 1 1]);
rectangle('Position',[296.875 -343.75 15.625 15.625], 'FaceColor',[1 1 1]);
rectangle('Position',[437.5 -265.625 15.625 15.625], 'FaceColor',[1 1 1]);
rectangle('Position',[453.125 -265.625 15.625 15.625], 'FaceColor',[0 0 0]);
rectangle('Position',[437.5 -281.25 15.625 15.625], 'FaceColor',[1 1 1]);
rectangle('Position',[453.125 -281.25 15.625 15.625], 'FaceColor',[0 0 0]);
rectangle('Position',[468.75 -296.875 15.625 15.625], 'FaceColor',[1 1 1]);
rectangle('Position',[484.375 -296.875 15.625 15.625], 'FaceColor',[0 0 0]);
rectangle('Position',[468.75 -312.5 15.625 15.625], 'FaceColor',[1 1 1]);
rectangle('Position',[484.375 -312.5 15.625 15.625], 'FaceColor',[0 0 0]);
rectangle('Position',[468.75 -328.125 15.625 15.625], 'FaceColor',[1 1 1]);
rectangle('Position',[484.375 -328.125 15.625 15.625], 'FaceColor',[0 0 0]);
rectangle('Position',[468.75 -343.75 15.625 15.625], 'FaceColor',[1 1 1]);
rectangle('Position',[484.375 -343.75 15.625 15.625], 'FaceColor',[0 0 0]);
rectangle('Position',[250 -390.625 15.625 15.625], 'FaceColor',[0 0 0]);
rectangle('Position',[265.625 -390.625 15.625 15.625], 'FaceColor',[0 0 0]);
rectangle('Position',[250 -406.25 15.625 15.625], 'FaceColor',[1 1 1]);
rectangle('Position',[265.625 -406.25 15.625 15.625], 'FaceColor',[0 0 0]);
rectangle('Position',[250 -421.875 15.625 15.625], 'FaceColor',[1 1 1]);
rectangle('Position',[265.625 -421.875 15.625 15.625], 'FaceColor',[0 0 0]);
rectangle('Position',[250 -437.5 15.625 15.625], 'FaceColor',[1 1 1]);
rectangle('Position',[265.625 -437.5 15.625 15.625], 'FaceColor',[0 0 0]);
rectangle('Position',[312.5 -421.875 15.625 15.625], 'FaceColor',[1 1 1]);
rectangle('Position',[328.125 -421.875 15.625 15.625], 'FaceColor',[1 1 1]);
rectangle('Position',[312.5 -437.5 15.625 15.625], 'FaceColor',[0 0 0]);
rectangle('Position',[328.125 -437.5 15.625 15.625], 'FaceColor',[0 0 0]);
rectangle('Position',[343.75 -421.875 15.625 15.625], 'FaceColor',[1 1 1]);
rectangle('Position',[359.375 -421.875 15.625 15.625], 'FaceColor',[1 1 1]);
rectangle('Position',[343.75 -437.5 15.625 15.625], 'FaceColor',[0 0 0]);
rectangle('Position',[359.375 -437.5 15.625 15.625], 'FaceColor',[1 1 1]);
rectangle('Position',[250 -453.125 15.625 15.625], 'FaceColor',[1 1 1]);
rectangle('Position',[265.625 -453.125 15.625 15.625], 'FaceColor',[0 0 0]);
rectangle('Position',[250 -468.75 15.625 15.625], 'FaceColor',[1 1 1]);
rectangle('Position',[265.625 -468.75 15.625 15.625], 'FaceColor',[0 0 0]);
rectangle('Position',[250 -484.375 15.625 15.625], 'FaceColor',[1 1 1]);
rectangle('Position',[265.625 -484.375 15.625 15.625], 'FaceColor',[0 0 0]);
rectangle('Position',[250 -500 15.625 15.625], 'FaceColor',[0 0 0]);
rectangle('Position',[265.625 -500 15.625 15.625], 'FaceColor',[0 0 0]);
rectangle('Position',[312.5 -453.125 15.625 15.625], 'FaceColor',[0 0 0]);
rectangle('Position',[328.125 -453.125 15.625 15.625], 'FaceColor',[0 0 0]);
rectangle('Position',[312.5 -468.75 15.625 15.625], 'FaceColor',[1 1 1]);
rectangle('Position',[328.125 -468.75 15.625 15.625], 'FaceColor',[1 1 1]);
rectangle('Position',[343.75 -453.125 15.625 15.625], 'FaceColor',[0 0 0]);
rectangle('Position',[359.375 -453.125 15.625 15.625], 'FaceColor',[1 1 1]);
rectangle('Position',[343.75 -468.75 15.625 15.625], 'FaceColor',[1 1 1]);
rectangle('Position',[359.375 -468.75 15.625 15.625], 'FaceColor',[1 1 1]);
rectangle('Position',[312.5 -484.375 15.625 15.625], 'FaceColor',[1 1 1]);
rectangle('Position',[328.125 -484.375 15.625 15.625], 'FaceColor',[1 1 1]);
rectangle('Position',[312.5 -500 15.625 15.625], 'FaceColor',[0 0 0]);
rectangle('Position',[328.125 -500 15.625 15.625], 'FaceColor',[0 0 0]);
rectangle('Position',[343.75 -484.375 15.625 15.625], 'FaceColor',[1 1 1]);
rectangle('Position',[359.375 -484.375 15.625 15.625], 'FaceColor',[1 1 1]);
rectangle('Position',[343.75 -500 15.625 15.625], 'FaceColor',[0 0 0]);
rectangle('Position',[359.375 -500 15.625 15.625], 'FaceColor',[0 0 0]);
rectangle('Position',[375 -390.625 15.625 15.625], 'FaceColor',[0 0 0]);
rectangle('Position',[390.625 -390.625 15.625 15.625], 'FaceColor',[0 0 0]);
rectangle('Position',[375 -406.25 15.625 15.625], 'FaceColor',[1 1 1]);
rectangle('Position',[390.625 -406.25 15.625 15.625], 'FaceColor',[1 1 1]);
rectangle('Position',[437.5 -390.625 15.625 15.625], 'FaceColor',[0 0 0]);
rectangle('Position',[453.125 -390.625 15.625 15.625], 'FaceColor',[0 0 0]);
rectangle('Position',[437.5 -406.25 15.625 15.625], 'FaceColor',[1 1 1]);
rectangle('Position',[453.125 -406.25 15.625 15.625], 'FaceColor',[1 1 1]);
rectangle('Position',[468.75 -390.625 15.625 15.625], 'FaceColor',[0 0 0]);
rectangle('Position',[484.375 -390.625 15.625 15.625], 'FaceColor',[0 0 0]);
rectangle('Position',[468.75 -406.25 15.625 15.625], 'FaceColor',[1 1 1]);
rectangle('Position',[484.375 -406.25 15.625 15.625], 'FaceColor',[0 0 0]);
rectangle('Position',[468.75 -421.875 15.625 15.625], 'FaceColor',[1 1 1]);
rectangle('Position',[484.375 -421.875 15.625 15.625], 'FaceColor',[0 0 0]);
rectangle('Position',[468.75 -437.5 15.625 15.625], 'FaceColor',[1 1 1]);
rectangle('Position',[484.375 -437.5 15.625 15.625], 'FaceColor',[0 0 0]);
rectangle('Position',[406.25 -453.125 15.625 15.625], 'FaceColor',[0 0 0]);
rectangle('Position',[421.875 -453.125 15.625 15.625], 'FaceColor',[0 0 0]);
rectangle('Position',[406.25 -468.75 15.625 15.625], 'FaceColor',[1 1 1]);
rectangle('Position',[421.875 -468.75 15.625 15.625], 'FaceColor',[1 1 1]);
rectangle('Position',[375 -484.375 15.625 15.625], 'FaceColor',[1 1 1]);
rectangle('Position',[390.625 -484.375 15.625 15.625], 'FaceColor',[1 1 1]);
rectangle('Position',[375 -500 15.625 15.625], 'FaceColor',[0 0 0]);
rectangle('Position',[390.625 -500 15.625 15.625], 'FaceColor',[0 0 0]);
rectangle('Position',[406.25 -484.375 15.625 15.625], 'FaceColor',[1 1 1]);
rectangle('Position',[421.875 -484.375 15.625 15.625], 'FaceColor',[1 1 1]);
rectangle('Position',[406.25 -500 15.625 15.625], 'FaceColor',[0 0 0]);
rectangle('Position',[421.875 -500 15.625 15.625], 'FaceColor',[0 0 0]);
rectangle('Position',[468.75 -453.125 15.625 15.625], 'FaceColor',[1 1 1]);
rectangle('Position',[484.375 -453.125 15.625 15.625], 'FaceColor',[0 0 0]);
rectangle('Position',[468.75 -468.75 15.625 15.625], 'FaceColor',[1 1 1]);
rectangle('Position',[484.375 -468.75 15.625 15.625], 'FaceColor',[0 0 0]);
rectangle('Position',[437.5 -484.375 15.625 15.625], 'FaceColor',[1 1 1]);
rectangle('Position',[453.125 -484.375 15.625 15.625], 'FaceColor',[1 1 1]);
rectangle('Position',[437.5 -500 15.625 15.625], 'FaceColor',[0 0 0]);
rectangle('Position',[453.125 -500 15.625 15.625], 'FaceColor',[0 0 0]);
rectangle('Position',[468.75 -484.375 15.625 15.625], 'FaceColor',[1 1 1]);
rectangle('Position',[484.375 -484.375 15.625 15.625], 'FaceColor',[0 0 0]);
rectangle('Position',[468.75 -500 15.625 15.625], 'FaceColor',[0 0 0]);
rectangle('Position',[484.375 -500 15.625 15.625], 'FaceColor',[0 0 0]);
X=[466.667,450,437.5,421.875,406.25,390.625,390.625,390.625,406.25,421.875,428.125,425,421.875,406.25,375,343.75,312.5,296.875,281.25,265.625,250,218.75,187.5,156.25,156.25,156.25,125,93.75,78.125,62.5,46.875,46.875,46.875,46.875,46.875,62.5,62.5,46.875,46.875,46.875,33.3333,33.3333];
Y=[-33.3333,-62.5,-93.75,-93.75,-93.75,-109.375,-125,-140.625,-140.625,-156.25,-171.875,-187.5,-203.125,-218.75,-250,-281.25,-312.5,-328.125,-328.125,-328.125,-328.125,-312.5,-281.25,-250,-234.375,-218.75,-200,-218.75,-234.375,-250,-265.625,-281.25,-296.875,-312.5,-328.125,-343.75,-375,-406.25,-421.875,-437.5,-466.667,-466.667];
hold on;
plot(X,Y,'r');
plot(X,Y,'bo');
legend('2129.58','Location','southoutside');
